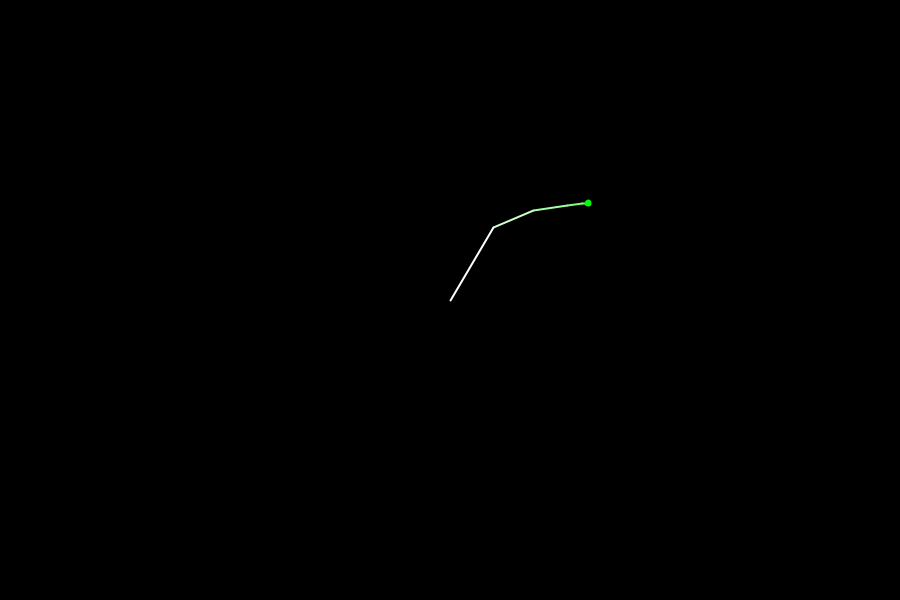
Frame 1 (no input)
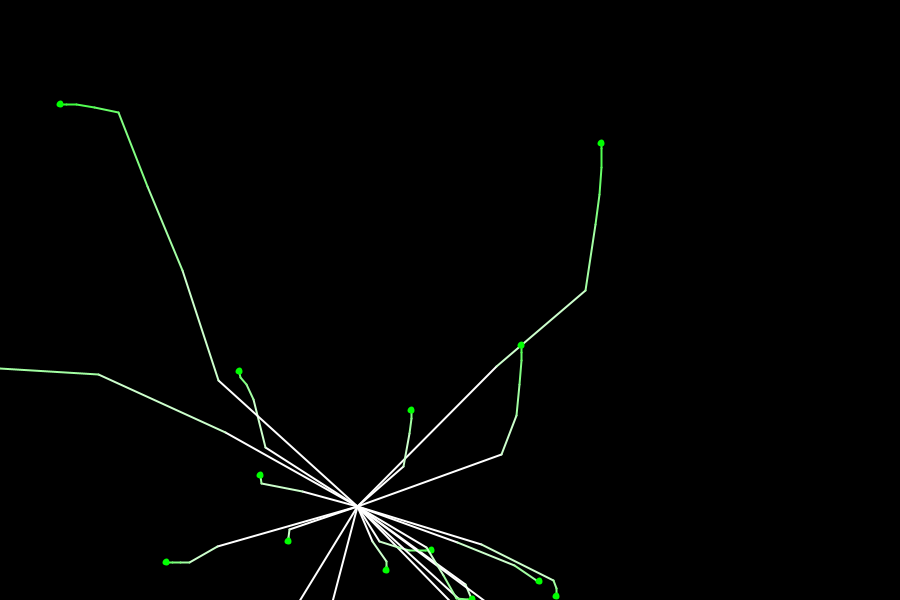
Frame 60 (the mouse pressed at the canvas centre just before this capture)
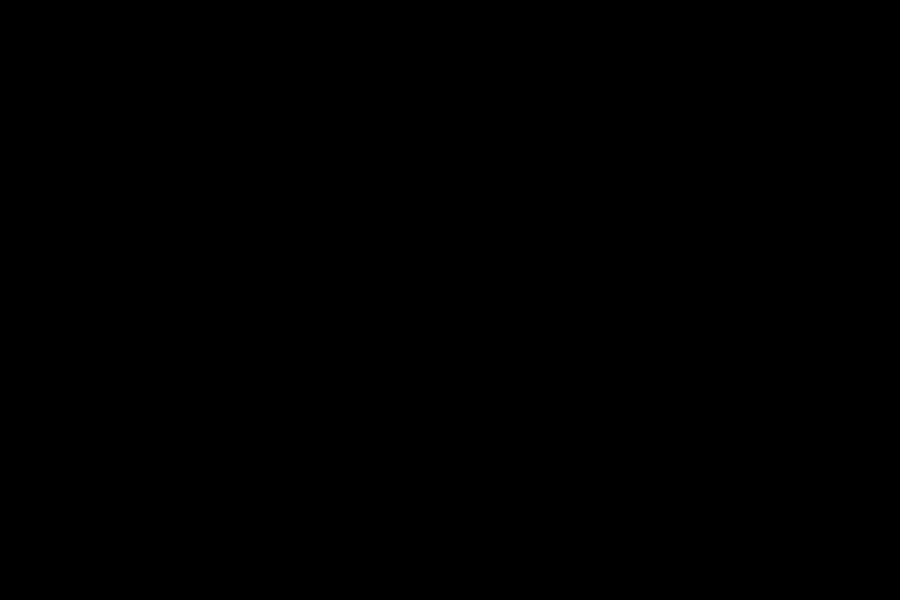
Frame 120 (the mouse held since frame 60 and released just before this capture)

The Processing sketch that drew these frames (run headless with seeded random() and noise(); from frame 60 on, the mouse is pressed at the canvas centre):

// Processing sketch: processing_141986
// ── processing_141986.pde


  int counter=0;
  int maxCounter=40;
  float strokeAlpha=255;
  int webCounter=0;
  int webX = 0; 
  int webY = 0;



void setup(){

size(900,600);
background(0);
stroke(255);
strokeWeight(2);
fill(0,255,0);
webX=width/2;
webY=height/2;

}



void draw(){

  int centerline=300;
  
  if(counter<maxCounter){

  int x = (int)random(centerline)+webX-centerline/2;  
  int y = (int)random(centerline)+webY-centerline/2;  
  strokeAlpha=255;
  stroke(255);  
  line(webX, webY, x, y);
  randomLine(x,y,x-webX,y-webY);
  counter++;
    if(counter==maxCounter){
    
    webX = (int)random(width);
    webY = (int)random(height);
    counter = 0;
    
    webCounter++;
      if(webCounter > 100){
      noLoop();
      }
    background(0);  
    }
  }
}



void randomLine(int x1, int y1, int x2, int y2){
  
  strokeAlpha = strokeAlpha*0.8;
  stroke(strokeAlpha,255,strokeAlpha,255);
  int newX = x1+(int)random(x2);
  int newY = y1+(int)random(y2);
  
  line(x1,y1,newX,newY);
  if(strokeAlpha>3){
  randomLine(newX,newY,newX-x1,newY-y1);
  }else{
    ellipse(newX,newY,5,5);  
  }


}
